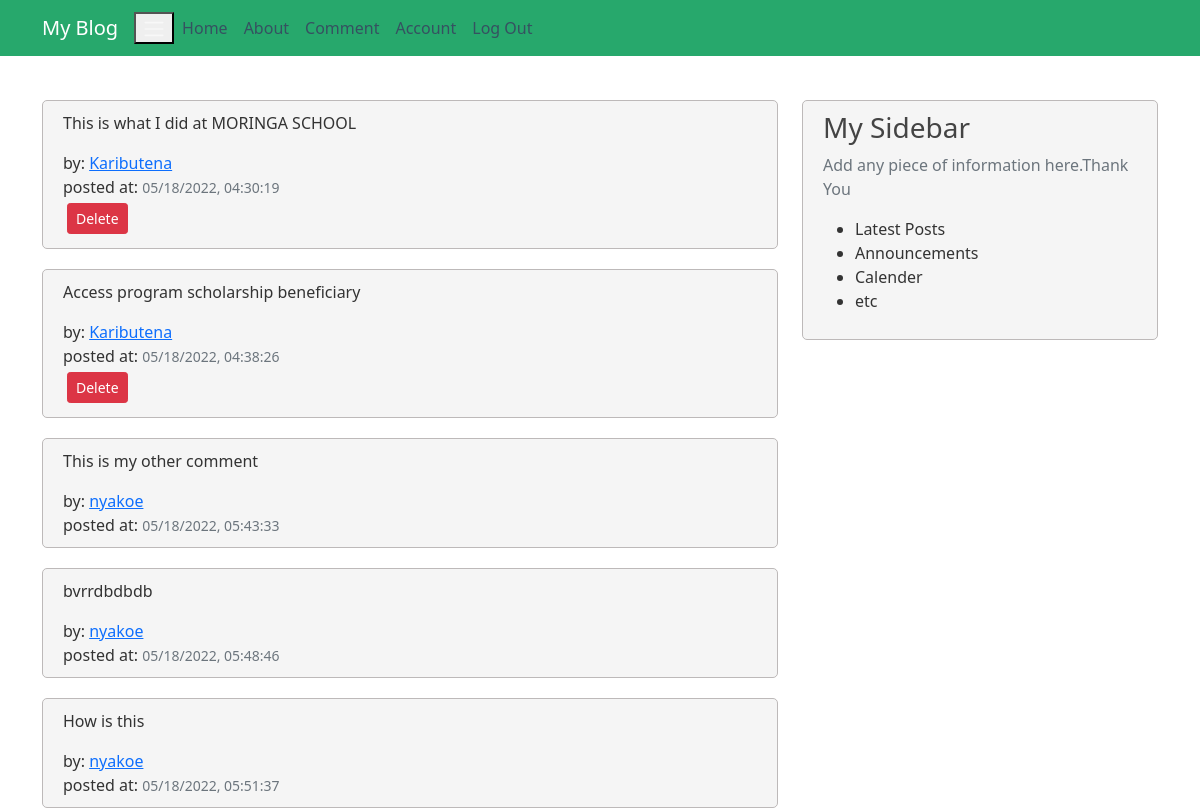
The app's page /home (signed in) with its own data.
### app.py (models this page shows, shortened)
class Post(db.Model):
    id = db.Column(db.Integer, primary_key=True)
    title = db.Column(db.String(100), nullable=False)
    date_posted = db.Column(db.DateTime, nullable=False, default= datetime.utcnow)
    content = db.Column(db.Text, nullable=False)
    user_id = db.Column(db.Integer, db.ForeignKey('user.id'), nullable=True)

class User (db.Model, UserMixin):
    id = db.Column(db.Integer, primary_key=True)
    username = db.Column(db.String(20), unique=True, nullable=False)
    email = db.Column(db.String(120), unique=True, nullable=False)
    image_file = db.Column(db.String(120),nullable=False, default='default.jpg')
    password = db.Column(db.String(60), nullable=False)
    posts = db.relationship('Post', backref='author', lazy=True)

### app.py (the view)
@app.route('/')
@app.route('/home')
def home():
    posts = Post.query.all()
    return render_template('home.html', posts=posts)

### app.py (called while the page is built)
@login_manager.user_loader
def load_user(user_id):
    return User.query.get(int(user_id))

### templates/home.html (shortened to what this page needs)
{% extends "base.html"%}
{% block content %}
    {% for post in posts %}
        <article class="media content-section">
            <div class="media-body">
                <p class="article-content">{{ post.content }}</p>
                <div class="articel-metadata">
                    by: <a href="#" class="mr-2">{{post.author.username }}</a> <br>
                    posted at:    <small class="text-muted"> {{ post.date_posted.strftime("%m/%d/%Y, %H:%M:%S") }}</small>
                    {% if post.author == current_user %}
                    <div>
                        <button class="btn btn-danger btn-sm m-1" data-bs-toggle="modal" data-bs-target="#deleteModal">Delete</button>
                    </div>
                    {% endif %}
                </div>
            </div>
        </article>
    {% endfor %}
{% endblock content%}

### static/style.css (style rules this page uses)
body { background: white; color: #333333; margin-top: 5rem; }
.content-section { background:whitesmoke; padding: 10px 20px; border: 1px solid #bdb9b9; border-radius: 5px; margin-top: 20px; }

### records on screen
Post: content "This is what I did at MORINGA SCHOOL", author.username "Kaributena", date_posted "05/18/2022, 04:30:19", shows "Delete"
Post: content "Access program scholarship beneficiary", author.username "Kaributena", date_posted "05/18/2022, 04:38:26", shows "Delete"
Post: content "This is my other comment", author.username "nyakoe", date_posted "05/18/2022, 05:43:33"
Post: content "bvrrdbdbdb", author.username "nyakoe", date_posted "05/18/2022, 05:48:46"
Post: content "How is this", author.username "nyakoe", date_posted "05/18/2022, 05:51:37"
